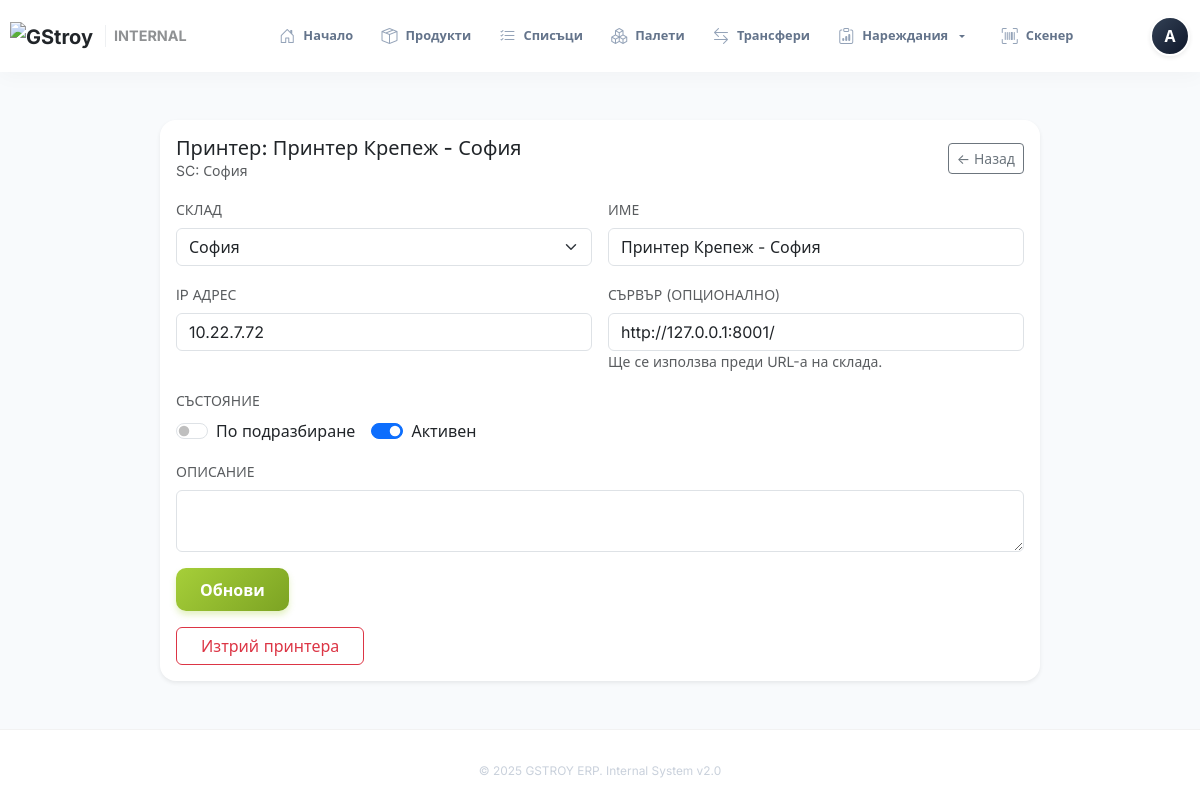
Screenshot of /admin/printers/2 (signed in) with the database file from the repository.
### models.py (models this page shows)
class User(UserMixin, Base):
    __tablename__ = "users"
    id = Column(Integer, primary_key=True)
    username = Column(String(64), unique=True, nullable=False)
    full_name = Column(String(255), nullable=False)
    password_hash = Column(String(255), nullable=False, default="")
    can_assign_orders = Column(Boolean, default=False)
    can_prepare_orders = Column(Boolean, default=True)
    can_view_competitor_prices = Column(Boolean, default=False)
    is_admin = Column(Boolean, default=False)
    is_active = Column(Boolean, default=True)
    default_warehouse_id = Column(Integer, ForeignKey("warehouses.id"))
    email = Column(String(255), unique=True)
    phone = Column(String(32))
    employee_number = Column(String(64), unique=True)
    is_staff = Column(Boolean, default=False)
    manager_id = Column(Integer, ForeignKey("users.id"))
    assigned_warehouse_id = Column(Integer, ForeignKey("warehouses.id"))
    registered_at = Column(DateTime, default=datetime.utcnow, nullable=False)
    last_login_at = Column(DateTime)
    service_points = relationship(
        "ServicePoint",
        secondary=user_service_points,
        back_populates="users",
    )
    assignments = relationship("StockOrderAssignment", back_populates="user")
    scan_tasks = relationship("ScanTask", back_populates="created_by")
    authored_lists = relationship("ProductList", back_populates="created_by")
    default_warehouse = relationship("Warehouse", foreign_keys=[default_warehouse_id])
    assigned_warehouse = relationship("Warehouse", foreign_keys=[assigned_warehouse_id], back_populates="assigned_staff")
    manager = relationship("User", remote_side=[id], back_populates="subordinates")
    subordinates = relationship("User", back_populates="manager")
    roles = relationship("Role", secondary=user_roles, back_populates="users")
    access_windows = relationship("AccessWindow", secondary=access_window_users, back_populates="users")

class Printer(Base):
    __tablename__ = "printers"
    __table_args__ = (UniqueConstraint("warehouse_id", "ip_address", name="uq_warehouse_printer_ip"),)
    id = Column(Integer, primary_key=True)
    warehouse_id = Column(Integer, ForeignKey("warehouses.id"), nullable=False)
    name = Column(String(128))
    ip_address = Column(String(64), nullable=False)
    server_url = Column(String(255))
    description = Column(Text)
    is_default = Column(Boolean, default=False)
    is_active = Column(Boolean, default=True)
    created_at = Column(DateTime, default=datetime.utcnow, nullable=False)
    updated_at = Column(DateTime, default=datetime.utcnow, nullable=False, onupdate=datetime.utcnow)
    warehouse = relationship("Warehouse", back_populates="printers")

class Warehouse(Base):
    __tablename__ = "warehouses"
    id = Column(Integer, primary_key=True)
    name = Column(String(128), nullable=False)
    code = Column(String(32), unique=True, nullable=False)
    description = Column(Text)
    is_active = Column(Boolean, default=True)
    printer_server_url = Column(String(255))
    outgoing_lists = relationship(
        "ProductList",
        foreign_keys="ProductList.current_warehouse_id",
        back_populates="current_warehouse",
    )
    incoming_targets = relationship(
        "ProductList",
        foreign_keys="ProductList.target_warehouse_id",
        back_populates="target_warehouse",
    )
    assigned_staff = relationship(
        "User",
        back_populates="assigned_warehouse",
        foreign_keys="User.assigned_warehouse_id",
    )
    access_windows = relationship("AccessWindow", secondary=access_window_warehouses, back_populates="warehouses")
    locations = relationship("Location", back_populates="warehouse", cascade="all, delete-orphan")
    printers = relationship("Printer", back_populates="warehouse", cascade="all, delete-orphan")

### app/blueprints/admin.py (the view, shortened to what this page needs)
@admin_bp.route("/printers/<int:printer_id>", methods=["GET", "POST"])
def printer_detail(printer_id):
    require_admin()
    session = g.db
    printer = session.get(Printer, printer_id)
    if not printer:
        return render_template("404.html"), 404
    warehouses = session.query(Warehouse).order_by(Warehouse.name).all()
    return render_template("admin_printer_detail.html", printer=printer, warehouses=warehouses)

### app/blueprints/auth.py (called while the page is built)
@login_manager.user_loader
def load_user(user_id: str | int | None):
    if not user_id:
        return None
    session = SessionLocal()
    try:
        return session.get(User, int(user_id))
    finally:
        session.close()

### helpers.py (called while the page is built)
def require_admin():
    user = getattr(g, "current_user", None)
    if not user or not getattr(user, "is_admin", False):
        abort(403)

### templates/admin_printer_detail.html (shortened to what this page needs)
{% extends "base.html" %}
{% block content %}
<div class="container-fluid py-4" style="max-width: 900px;">
    <div class="card shadow-sm border-0">
        <div class="card-body">
            <div class="d-flex justify-content-between align-items-center mb-3">
                <div>
                    <h5 class="m-0">Принтер: {{ printer.name or printer.ip_address }}</h5>
                    <div class="text-muted small">SC: {{ printer.warehouse.name }}</div>
                </div>
                <a href="{{ url_for('admin.printers_panel') }}" class="btn btn-outline-secondary btn-sm">← Назад</a>
            </div>
            <form method="post">
                <div class="row g-3">
                    <div class="col-md-6">
                        <label class="form-label small text-uppercase text-muted">Склад</label>
                        <select class="form-select" name="warehouse_id" required>
                            {% for warehouse in warehouses %}
                            <option value="{{ warehouse.id }}" {% if warehouse.id == printer.warehouse_id %}selected{% endif %}>{{ warehouse.name }}</option>
                            {% endfor %}
                        </select>
                    </div>
                    <div class="col-md-6">
                        <label class="form-label small text-uppercase text-muted">Име</label>
                        <input type="text" class="form-control" name="name" value="{{ printer.name or '' }}">
                    </div>
                    <div class="col-md-6">
                        <label class="form-label small text-uppercase text-muted">IP адрес</label>
                        <input type="text" class="form-control" name="ip_address" value="{{ printer.ip_address }}" required>
                    </div>
                    <div class="col-md-6">
                        <label class="form-label small text-uppercase text-muted">Сървър (опционално)</label>
                        <input type="text" class="form-control" name="server_url" value="{{ printer.server_url or '' }}" placeholder="http://127.0.0.1:8001/">
                        <div class="small text-muted">Ще се използва преди URL-а на склада.</div>
                    </div>
                    <div class="col-md-6">
                        <label class="form-label small text-uppercase text-muted">Състояние</label>
                        <div class="d-flex gap-3 align-items-center">
                            <div class="form-check form-switch mb-0">
                                <input class="form-check-input" type="checkbox" name="is_default" id="printer-detail-default" {% if printer.is_default %}checked{% endif %}>
                                <label class="form-check-label" for="printer-detail-default">По подразбиране</label>
                            </div>
                            <div class="form-check form-switch mb-0">
                                <input class="form-check-input" type="checkbox" name="is_active" id="printer-detail-active" {% if printer.is_active %}checked{% endif %}>
                                <label class="form-check-label" for="printer-detail-active">Активен</label>
                            </div>
                        </div>
                    </div>
                    <div class="col-12">
                        <label class="form-label small text-uppercase text-muted">Описание</label>
                        <textarea class="form-control" name="description" rows="2">{{ printer.description or '' }}</textarea>
                    </div>
                    <div class="col-12">
                        <button class="btn btn-brand-new px-4">Обнови</button>
                    </div>
                </div>
            </form>
            <form method="post" action="{{ url_for('admin.delete_printer', printer_id=printer.id) }}" class="mt-3" onsubmit="return confirm('Сигурни ли сте, че искате да изтриете принтера?');">
                <button class="btn btn-outline-danger px-4">Изтрий принтера</button>
            </form>
        </div>
    </div>
</div>
{% endblock %}

### templates/base.html (shortened to what this page needs)
<!doctype html>
<html lang="bg" class="h-100">
  <head>
    <link href="https://cdn.jsdelivr.net/npm/bootstrap@5.3.2/dist/css/bootstrap.min.css" rel="stylesheet">
    <link rel="stylesheet" href="https://cdn.jsdelivr.net/npm/bootstrap-icons@1.11.1/font/bootstrap-icons.css">
    <link rel="stylesheet" href="{{ url_for('static', filename='styles.css') }}">
  </head>
  <body class="d-flex flex-column h-100">
    {% if current_user and current_user.is_authenticated %}
    <nav class="navbar navbar-expand-lg desktop-header">
      <div class="container-fluid px-3 px-lg-4">
        <a class="navbar-brand d-flex align-items-center gap-2 fw-bold text-dark" href="{{ url_for('main.index') }}">
          <img src="https://internal.gstroy.bg/static/assets/images/GStroy-logo.svg" alt="GStroy" height="28">
          <span class="d-none d-xl-inline opacity-50 border-start ps-2 ms-1" style="font-size: 0.9rem;">INTERNAL</span>
        </a>
        <div class="collapse navbar-collapse desktop-nav-links">
          <ul class="navbar-nav mx-auto align-items-center">
            <li class="nav-item">
                <a class="nav-link-modern {{ 'active' if request.endpoint == 'main.index' }}" href="{{ url_for('main.index') }}">
                    <i class="bi bi-house-door"></i> Начало
                </a>
            </li>
            <li class="nav-item">
                <a class="nav-link-modern {{ 'active' if request.endpoint == 'products' }}" href="{{ url_for('products.products') }}">
                    <i class="bi bi-box-seam"></i> Продукти
                </a>
            </li>
            <li class="nav-item">
                <a class="nav-link-modern {{ 'active' if 'simple_list' in request.endpoint }}" href="{{ url_for('logistics.simple_list_index') }}">
                    <i class="bi bi-list-check"></i> Списъци
                </a>
            </li>
            <li class="nav-item">
                <a class="nav-link-modern {{ 'active' if 'pallet' in request.endpoint }}" href="{{ url_for('logistics.pallet_list') }}">
                    <i class="bi bi-boxes"></i> Палети
                </a>
            </li>
            <li class="nav-item">
                <a class="nav-link-modern {{ 'active' if 'transfer' in request.endpoint }}" href="{{ url_for('logistics.transfers') }}">
                    <i class="bi bi-arrow-left-right"></i> Трансфери
                </a>
            </li>
            <li class="nav-item dropdown">
                <a class="nav-link-modern dropdown-toggle {{ 'active' if 'stock_orders' in request.endpoint or 'ppp' in request.endpoint }}" href="#" data-bs-toggle="dropdown">
                    <i class="bi bi-clipboard-data"></i> Нареждания
                </a>
            </li>
            <li class="nav-item ms-2">
                <a class="nav-link-modern {{ 'active' if 'scan_task' in request.endpoint }}" href="{{ url_for('scanning.scan_task_list') }}">
                    <i class="bi bi-upc-scan"></i> Скенер
                </a>
            </li>
          </ul>
        </div>
        <div class="d-none d-lg-flex align-items-center gap-3">
            {% if current_user and current_user.is_authenticated %}
              <div class="dropdown">
                <a href="#" class="d-flex align-items-center text-decoration-none" data-bs-toggle="dropdown">
                  <div class="rounded-circle bg-dark text-white d-flex align-items-center justify-content-center fw-bold shadow-sm border border-2 border-white"
                       style="width: 40px; height: 40px; background: linear-gradient(135deg, #334155 0%, #0f172a 100%);">
                    {{ current_user.full_name[:1] }}
                  </div>
                </a>
              </div>
            {% else %}
              <a class="btn btn-brand-new btn-sm px-4" href="{{ url_for('auth.login') }}">Вход</a>
            {% endif %}
        </div>
      </div>
    </nav>
    {% endif %}
    <main class="flex-shrink-0 fade-in flex-grow-1">
        <div class="container py-3 py-lg-4 px-3 px-lg-4">
            {% block content %}{% endblock %}
        </div>
    </main>
    <footer class="main-footer text-center d-none d-lg-block">
        <div class="container">
            <p class="mb-0 opacity-50 small">&copy; 2025 GSTROY ERP. Internal System v2.0</p>
        </div>
    </footer>
  </body>
</html>

### static/styles.css (style rules this page uses)
:root { --brand-green: #a6cf39; --brand-green-dark: #7ca323; --brand-dark: #0f172a; --brand-gray: #64748b; --brand-bg: #f8fafc; --brand-surface: #ffffff; --surface-glass: rgba(255, 255, 255, 0.75); --header-height: 72px; --bottom-nav-height: 68px; --shadow-subtle: 0 2px 10px rgba(0,0,0,0.03); --shadow-card: 0 10px 30px -5px rgba(166, 207, 57, 0.15); --shadow-float: 0 20px 40px -5px rgba(0, 0, 0, 0.05); }
html, body { height: 100%; background-color: var(--brand-bg); font-family: "Inter", system-ui, -apple-system, sans-serif; color: var(--brand-dark); -webkit-font-smoothing: antialiased; -webkit-tap-highlight-color: transparent; }
body { padding-top: var(--header-height); padding-bottom: calc(var(--bottom-nav-height) + env(safe-area-inset-bottom) + 20px); display: flex; flex-direction: column; min-height: 100vh; }
main { flex: 1 0 auto; width: 100%; display: flex; flex-direction: column; }
@media (min-width: 992px) { body { padding-bottom: 0; } }
a, .nav-link, .btn-link, .dropdown-item { text-decoration: none !important; }
ul { list-style: none; padding: 0; margin: 0; }
.fade-in { animation: fadeIn 0.5s cubic-bezier(0.16, 1, 0.3, 1) forwards; }
.desktop-header { background: rgba(255, 255, 255, 0.85); backdrop-filter: blur(20px); -webkit-backdrop-filter: blur(20px); border-bottom: 1px solid rgba(0, 0, 0, 0.06); height: var(--header-height); position: fixed; top: 0; left: 0; right: 0; z-index: 1030; transition: all 0.3s ease; }
.nav-link-modern { position: relative; display: flex; align-items: center; gap: 8px; padding: 0.6rem 1rem; margin: 0 2px; font-size: 0.9rem; font-weight: 600; color: var(--brand-gray); border-radius: 12px; transition: all 0.2s cubic-bezier(0.34, 1.56, 0.64, 1); background: transparent; border: 1px solid transparent; }
.nav-link-modern i { font-size: 1.1rem; color: #94a3b8; transition: color 0.2s; }
.btn-brand-new { background: linear-gradient(135deg, #a6cf39 0%, #7ca323 100%); color: #fff !important; border: none; border-radius: 10px; padding: 0.6rem 1.5rem; font-weight: 600; box-shadow: 0 4px 6px rgba(166, 207, 57, 0.3); transition: all 0.3s ease; }
.modern-card, .card { background: #fff; border: 1px solid rgba(0,0,0,0.04); border-radius: 16px; overflow: hidden; transition: all 0.3s cubic-bezier(0.4, 0, 0.2, 1); box-shadow: 0 10px 15px -3px rgba(0, 0, 0, 0.05), 0 4px 6px -2px rgba(0, 0, 0, 0.02); display: flex; flex-direction: column; }
.main-footer { flex-shrink: 0; padding: 2rem 0; border-top: 1px solid rgba(0,0,0,0.05); background: #fff; color: #94a3b8; font-size: 0.85rem; position: relative; z-index: 10; }
:root { --bottom-nav-height: 74px; }
body { padding-bottom: 0; }
@media (min-width: 992px) and (max-width: 1350px) { .nav-link-modern { padding: 0.5rem 0.7rem !important; font-size: 0.8rem !important; } }
@media (min-width: 992px) and (max-width: 1350px) { .nav-link-modern i { font-size: 1rem !important; } }
@media (min-width: 992px) and (max-width: 1350px) { .container-fluid { padding-left: 10px !important; padding-right: 10px !important; } }
.desktop-header { background: rgba(255, 255, 255, 0.95) !important; backdrop-filter: blur(10px); -webkit-backdrop-filter: blur(10px); border-bottom: none; box-shadow: 0 4px 20px rgba(0, 0, 0, 0.03); position: fixed; top: 0; left: 0; right: 0; z-index: 1030; }
.nav-link-modern { border-radius: 50rem; padding: 0.6rem 1.2rem; color: #64748b; font-weight: 600; transition: all 0.2s ease; white-space: nowrap; }

### rows the page displays
User: full_name "А"
Printer: name "Принтер Крепеж - София", warehouse_id "София", ip_address "10.22.7.72", server_url "http://127.0.0.1:8001/", is_active "☑"
Warehouse: warehouse.name "София"
